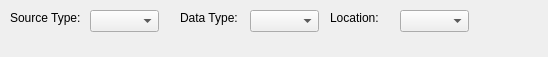
<?xml version="1.0" encoding="UTF-8"?>
<ui version="4.0">
 <class>NCRDItemSourceSelector</class>
 <widget class="QWidget" name="NCRDItemSourceSelector">
  <property name="geometry">
   <rect>
    <x>0</x>
    <y>0</y>
    <width>548</width>
    <height>57</height>
   </rect>
  </property>
  <property name="windowTitle">
   <string>Form</string>
  </property>
  <widget class="QLabel" name="lblSourceType">
   <property name="geometry">
    <rect>
     <x>10</x>
     <y>10</y>
     <width>81</width>
     <height>16</height>
    </rect>
   </property>
   <property name="text">
    <string>Source Type:</string>
   </property>
  </widget>
  <widget class="QComboBox" name="comboSourceType">
   <property name="geometry">
    <rect>
     <x>90</x>
     <y>10</y>
     <width>69</width>
     <height>22</height>
    </rect>
   </property>
  </widget>
  <widget class="QLabel" name="lblDataType">
   <property name="geometry">
    <rect>
     <x>180</x>
     <y>10</y>
     <width>61</width>
     <height>16</height>
    </rect>
   </property>
   <property name="text">
    <string>Data Type:</string>
   </property>
  </widget>
  <widget class="QComboBox" name="comboDataType">
   <property name="geometry">
    <rect>
     <x>250</x>
     <y>10</y>
     <width>69</width>
     <height>22</height>
    </rect>
   </property>
  </widget>
  <widget class="QLabel" name="lblLocation">
   <property name="geometry">
    <rect>
     <x>330</x>
     <y>10</y>
     <width>61</width>
     <height>16</height>
    </rect>
   </property>
   <property name="text">
    <string>Location:</string>
   </property>
  </widget>
  <widget class="QComboBox" name="comboLocation">
   <property name="geometry">
    <rect>
     <x>400</x>
     <y>10</y>
     <width>69</width>
     <height>22</height>
    </rect>
   </property>
  </widget>
 </widget>
 <resources/>
 <connections/>
</ui>
